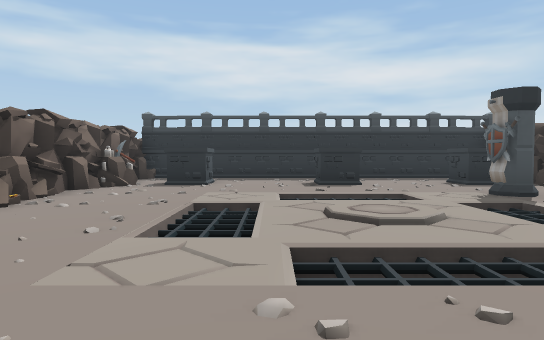
[1] (above)

21 first-person views from a walk through a 3-D level made in the Unity game engine. The camera is 1.4 m above the floor, tilts 2° down and sees 75° across. The floor is counted in squares, 2 m on a side. Each view is taken from the middle of a square. On the plan, view 1 faces up. The plan holds only what a view shows up to about 11 squares ahead; the rest is blank. The player is left out.

[2]
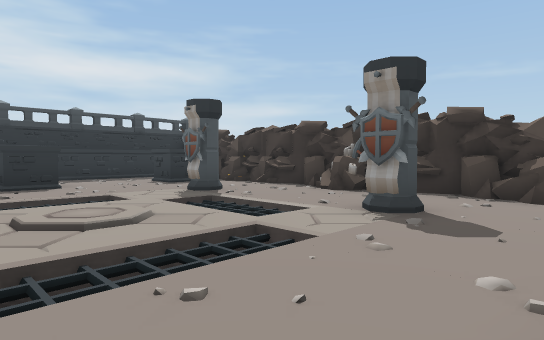

[3]
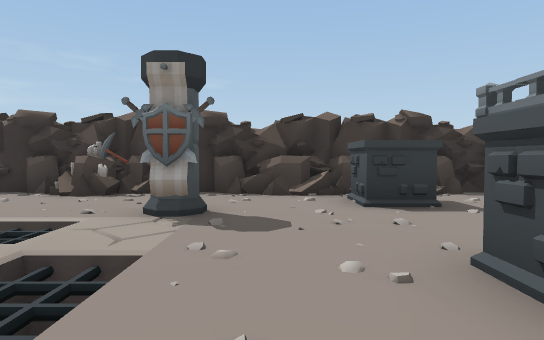

[4]
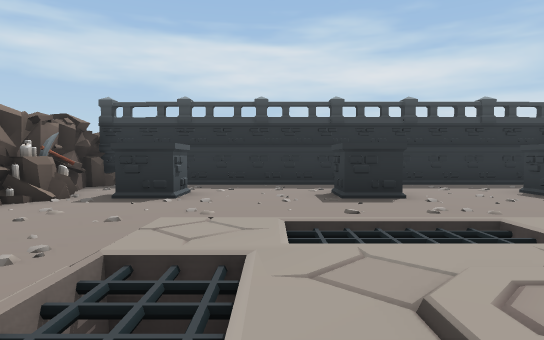

[5]
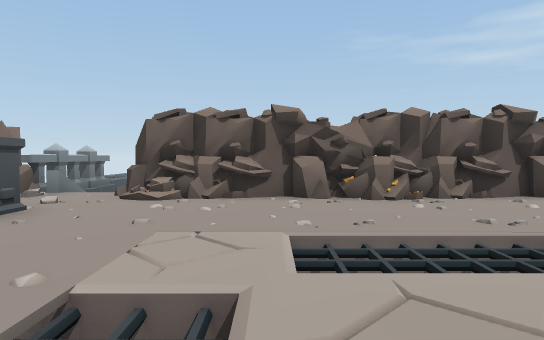

[6]
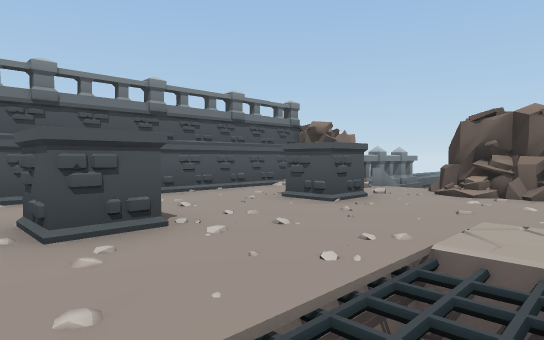

[7]
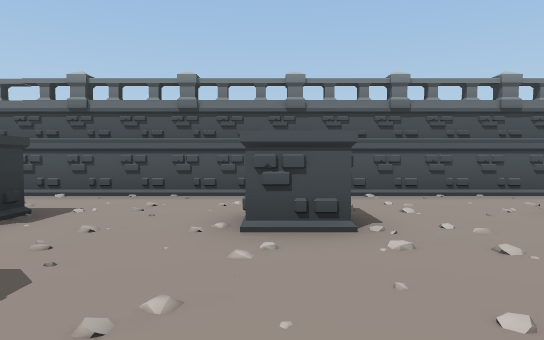

[8]
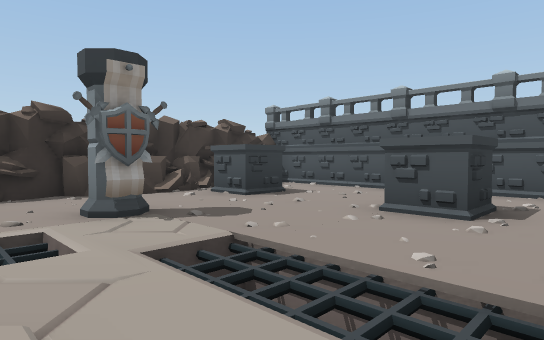

[9]
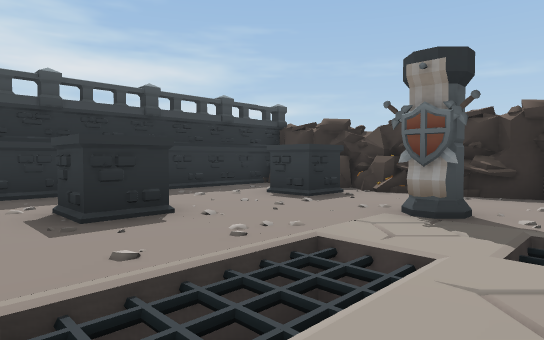

[10]
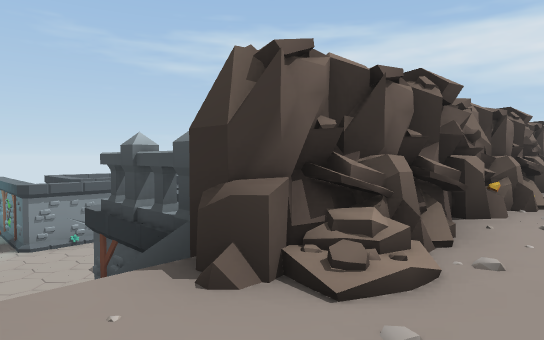

[11]
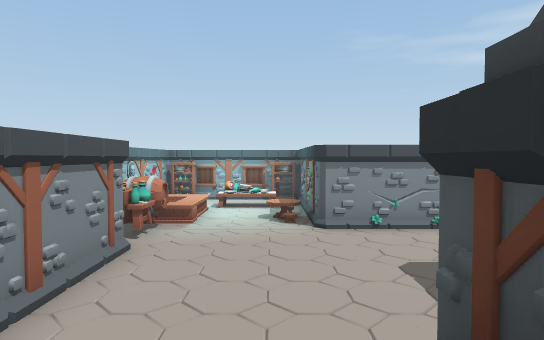

[12]
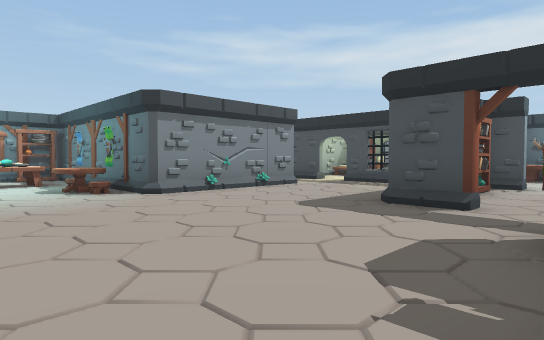

[13]
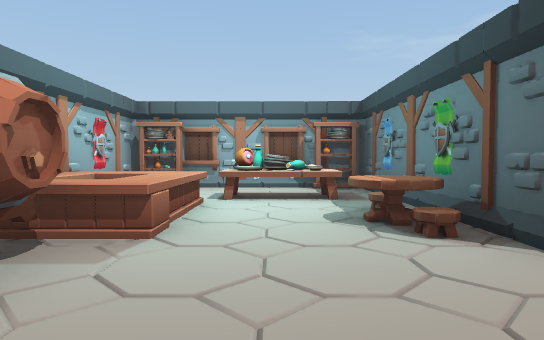

[14]
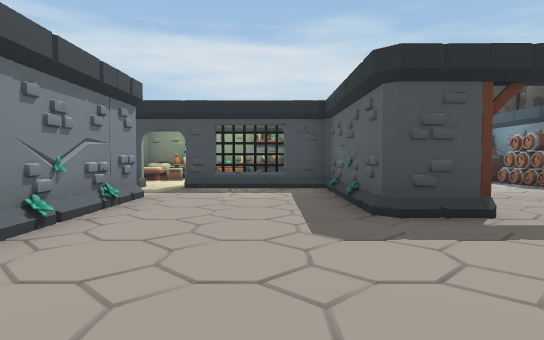

[15]
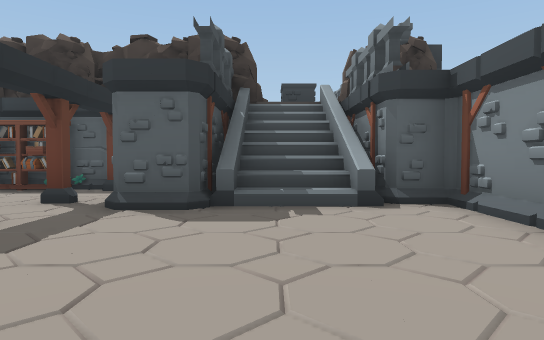

[16]
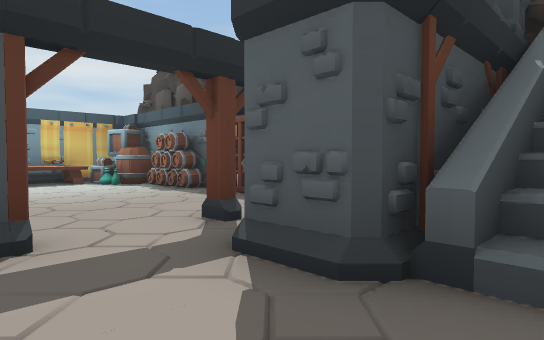

[17]
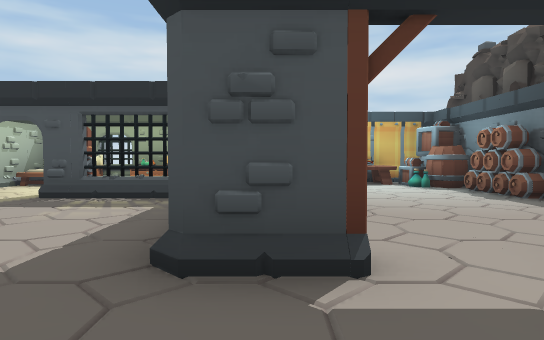

[18]
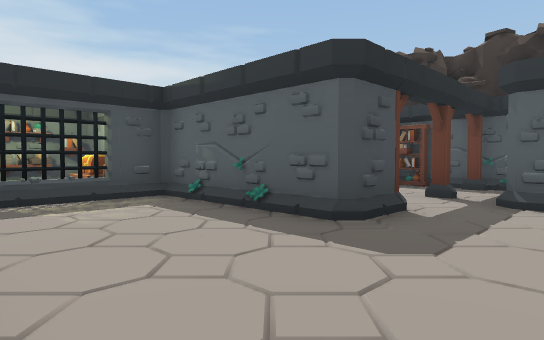

[19]
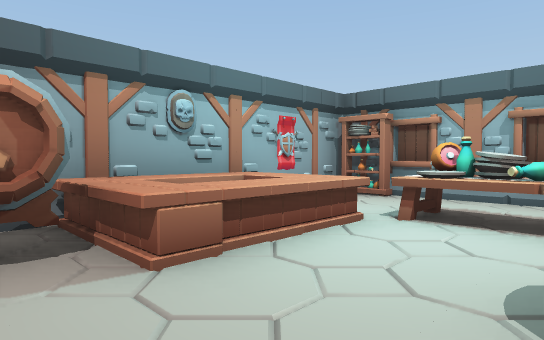

[20]
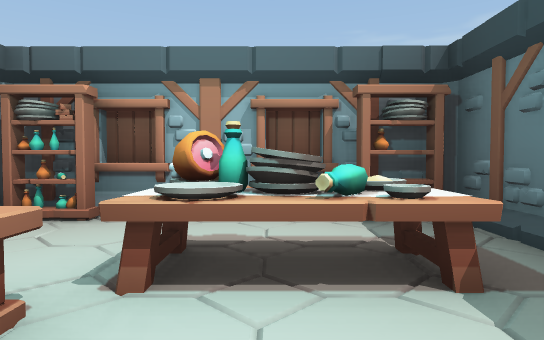

[21]
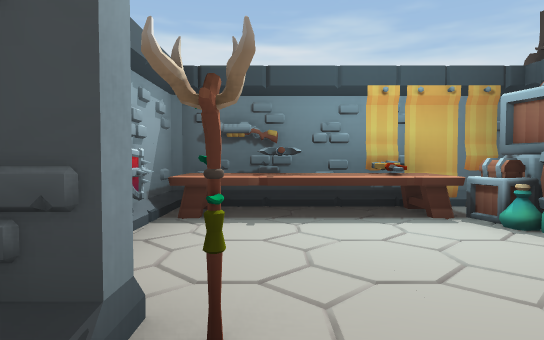

### Floor plan
Key: @ floor where view 1 was taken; # wall or solid block; . main floor; : floor 0.25 m higher than the main floor; - floor 4.25 m lower than the main floor; / step, stairs or slope; = window, fence, low wall or low ledge; ^ raised ledge; v drop or lower ground; O other object.
Columns run from 22 left of view 1 to 8 right of it. Each row starts with its distance up from view 1.
 13                  #  #########
 12                  ## .........O
 11      ##O OO#O#O###. .........
 10     OOOOOO OOOOO#O:.#...#...###
  9     OO-  OOO---O#OO.........#O#
  8        #  O----O###..........OO
  7       ##==##---O###.../vv.O..##
  6       -----O----#OO.../vv.....#
  5       #---#O----OOO..v//.vv..##
  4       #---#-----###..v///vv..OO
  3       #---##---####..//////..##
  2       #------# # O/.../vv.O..##
  1 #######------###OOO..........O#
  0 #OOO-O-------////O... @......OO
 -1 #^OO---------/^///..#..##...##O
 -2 ##OO^OO------/O#OO.......... ##
 -3 #O-OOOOOO#####   OO#.........##
 -4 ####OO#           ############

Positions as (right, up) in squares from view 1, and headings:
1: (0, 0), facing up
2: (0, 0), facing up-right
3: (0, 1), facing right
4: (0, 3), facing up
5: (2, 3), facing left
6: (3, 3), facing down-left
7: (2, 3), facing down
8: (0, 4), facing down-right
9: (0, 5), facing up-right
10: (-3, -1), facing up-left
11: (-7, 0), facing left
12: (-9, -2), facing up-left
13: (-13, -1), facing left
14: (-13, -1), facing up
15: (-14, 0), facing right
16: (-11, 0), facing up-right
17: (-11, 1), facing up
18: (-15, 1), facing up-right
19: (-15, 0), facing down-left
20: (-17, -1), facing left
21: (-10, 6), facing up
